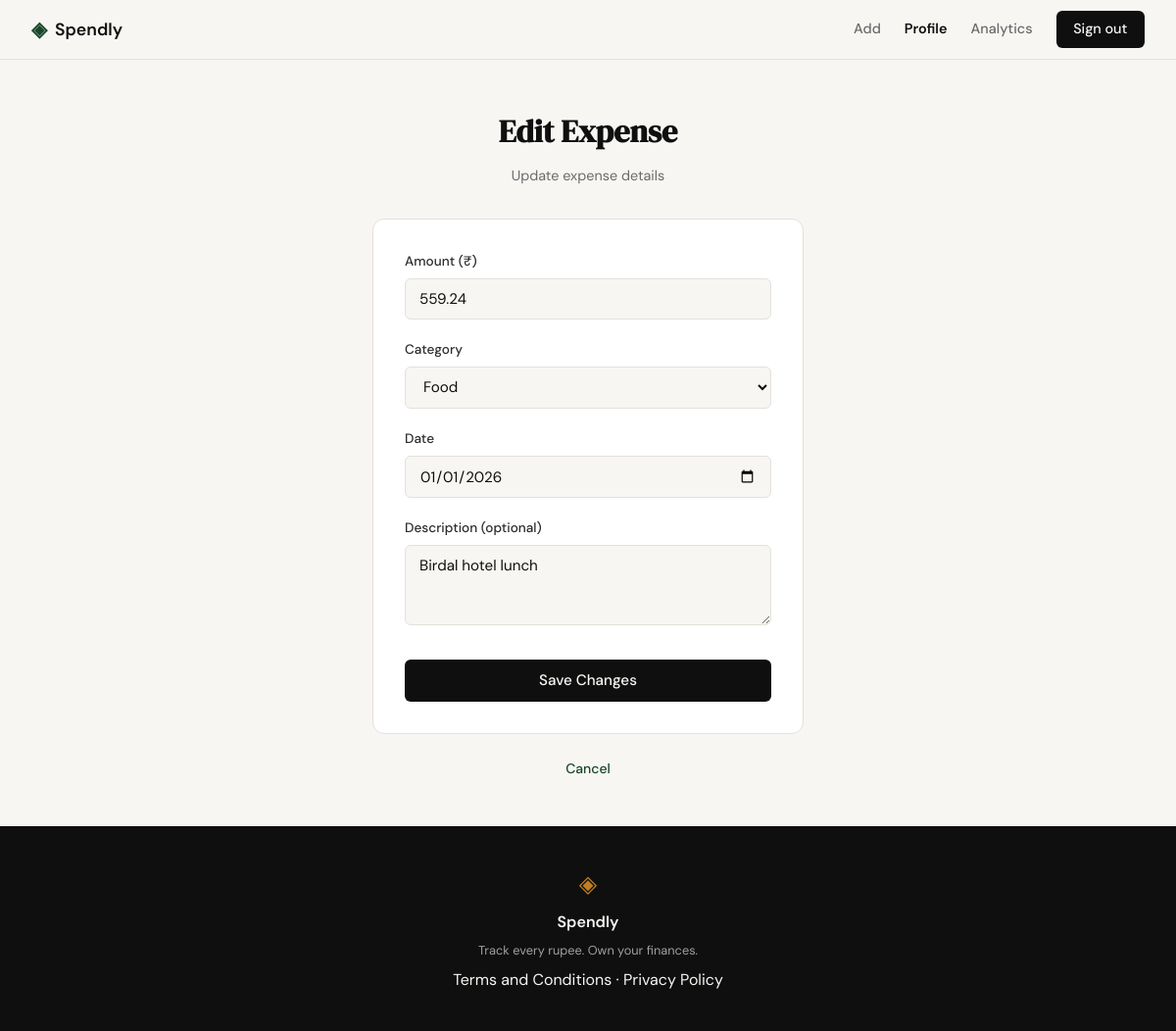
Screenshot of /expenses/14/edit (signed in) with the database file from the repository.
### tables this page shows
CREATE TABLE expenses (
            id INTEGER PRIMARY KEY AUTOINCREMENT,
            user_id INTEGER NOT NULL,
            amount REAL NOT NULL,
            category TEXT NOT NULL,
            date TEXT NOT NULL,
            description TEXT,
            created_at TEXT DEFAULT CURRENT_TIMESTAMP,
            FOREIGN KEY (user_id) REFERENCES users(id) ON DELETE CASCADE
        );

### app.py (the view, shortened to what this page needs)
@app.route("/expenses/<int:id>/edit", methods=["GET", "POST"])
def edit_expense(id):
    if not is_logged_in():
        return redirect(url_for("login"))
    user_id = session.get("user_id")
    expense = get_expense_by_id(id, user_id)
    if expense is None:
        abort(404)
    categories = ["Food", "Transport", "Bills", "Health", "Entertainment", "Shopping", "Other"]
    return render_template("edit_expense.html",
                         expense=expense,
                         categories=categories,
                         active_page="profile")

### app.py (called while the page is built)
def is_logged_in():
    return "user_id" in session

@app.context_processor
def inject_user():
    return dict(is_logged_in=is_logged_in())

### database/db.py (called while the page is built)
def get_db():
    conn = sqlite3.connect("spendly.db")
    conn.row_factory = sqlite3.Row
    conn.execute("PRAGMA foreign_keys = ON")
    return conn

def get_expense_by_id(expense_id, user_id):
    conn = get_db()
    cursor = conn.cursor()
    cursor.execute(
        "SELECT id, user_id, amount, category, date, description FROM expenses WHERE id = ? AND user_id = ?",
        (expense_id, user_id)
    )
    row = cursor.fetchone()
    conn.close()
    if row:
        return dict(row)
    return None

### templates/edit_expense.html (shortened to what this page needs)
{% extends "base.html" %}
{% block content %}
<section class="auth-section">
    <div class="auth-container">
        <div class="auth-header">
            <h1 class="auth-title">Edit Expense</h1>
            <p class="auth-subtitle">Update expense details</p>
        </div>
        <div class="auth-card">
            <form method="POST" action="{{ url_for('edit_expense', id=expense.id) }}">
                <div class="form-group">
                    <label for="amount">Amount (₹)</label>
                    <input type="number" id="amount" name="amount"
                           class="form-input" placeholder="0.00"
                           step="0.01" min="0.01" required
                           value="{{ expense.amount if expense.amount else '' }}" autofocus>
                </div>
                <div class="form-group">
                    <label for="category">Category</label>
                    <select id="category" name="category" class="form-input" required>
                        {% for cat in categories %}
                        <option value="{{ cat }}" {% if expense.category == cat %}selected{% endif %}>{{ cat }}</option>
                        {% endfor %}
                    </select>
                </div>
                <div class="form-group">
                    <label for="date">Date</label>
                    <input type="date" id="date" name="date"
                           class="form-input"
                           value="{{ expense.date if expense.date else '' }}" required>
                </div>
                <div class="form-group">
                    <label for="description">Description (optional)</label>
                    <textarea id="description" name="description"
                              class="form-input" rows="3"
                              placeholder="What was this expense for?">{{ expense.description if expense.description else '' }}</textarea>
                </div>
                <button type="submit" class="btn-submit">Save Changes</button>
            </form>
        </div>
        <p class="auth-switch">
            <a href="{{ url_for('profile') }}">Cancel</a>
        </p>
    </div>
</section>
{% endblock %}

### static/css/style.css (style rules this page uses)
:root { --ink: #0f0f0f; --ink-soft: #2d2d2d; --ink-muted: #6b6b6b; --ink-faint: #a0a0a0; --paper: #f7f6f3; --paper-warm: #f0ede6; --paper-card: #ffffff; --accent: #1a472a; --accent-light: #e8f0eb; --accent-2: #c17f24; --accent-2-light: #fdf3e3; --danger: #c0392b; --danger-light: #fdecea; --border: #e4e1da; --border-soft: #eeebe4; --font-display: 'DM Serif Display', Georgia, serif; --font-body: 'DM Sans', system-ui, sans-serif; --max-width: 1200px; --auth-width: 440px; --radius-sm: 6px; --radius-md: 12px; --radius-lg: 20px; }
*, *::before, *::after { box-sizing: border-box; margin: 0; padding: 0; }
html { font-size: 16px; scroll-behavior: smooth; }
body { background: var(--paper); color: var(--ink); font-family: var(--font-body); font-size: 1rem; line-height: 1.6; -webkit-font-smoothing: antialiased; }
a { color: inherit; text-decoration: none; }
.auth-section { min-height: calc(100vh - 60px - 100px); display: flex; align-items: center; justify-content: center; padding: 3rem 2rem; }
.auth-container { width: 100%; max-width: var(--auth-width); }
.auth-header { text-align: center; margin-bottom: 2rem; }
.auth-title { font-family: var(--font-display); font-size: 2rem; color: var(--ink); margin-bottom: 0.5rem; }
.auth-subtitle { font-size: 0.9rem; color: var(--ink-muted); }
.auth-card { background: var(--paper-card); border: 1px solid var(--border); border-radius: var(--radius-md); padding: 2rem; margin-bottom: 1.5rem; }
.form-group { margin-bottom: 1.25rem; }
.form-group label { display: block; font-size: 0.85rem; font-weight: 500; color: var(--ink-soft); margin-bottom: 0.4rem; }
.form-input { width: 100%; padding: 0.6rem 0.875rem; border: 1px solid var(--border); border-radius: var(--radius-sm); font-family: var(--font-body); font-size: 0.95rem; color: var(--ink); background: var(--paper); outline: none; transition: border-color 0.2s; }
.form-input::placeholder { color: var(--ink-faint); }
.btn-submit { width: 100%; padding: 0.7rem; background: var(--ink); color: var(--paper); border: none; border-radius: var(--radius-sm); font-family: var(--font-body); font-size: 0.95rem; font-weight: 500; cursor: pointer; transition: background 0.2s; margin-top: 0.5rem; }
.auth-switch { text-align: center; font-size: 0.875rem; color: var(--ink-muted); }
.auth-switch a { color: var(--accent); font-weight: 500; }

### rows the page displays
expenses: amount "559.24", category "Food", date "01/01/2026", description "Birdal hotel lunch"
